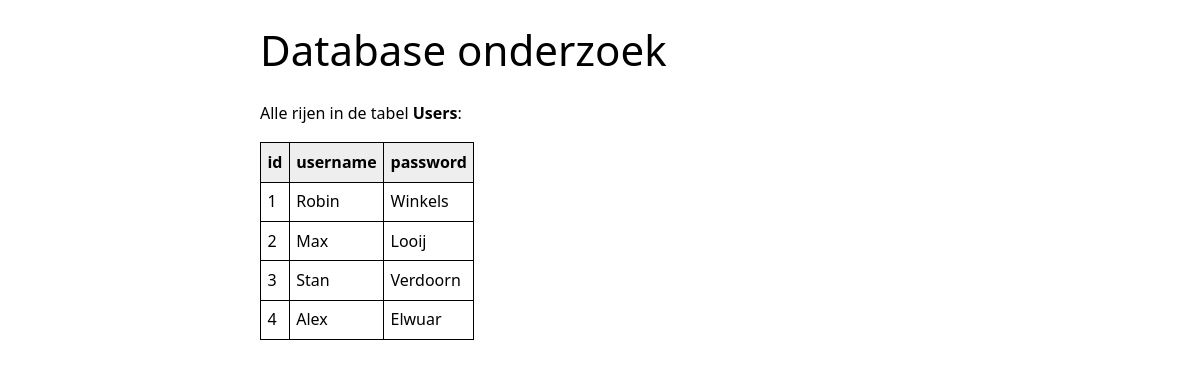
Page /table_details/Users on the committed database.
### tables this page shows
CREATE TABLE Users
(id INTEGER PRIMARY KEY AUTOINCREMENT,
username TEXT,
password TEXT
);

### main.py (the view)
@app.route("/table_details/<table_name>")
def table_content(table_name=None):
    if not table_name:
        return "Missing table name", 400  # HTTP 400 = Bad Request
    else:
        rows, column_names = dbm.get_table_content(table_name)
        return render_template(
            "table_details.html", rows=rows, columns=column_names, table_name=table_name
        )

### lib/tablemodel.py (called while the page is built)
    def get_table_content(self, table_name):
        cursor = sqlite3.connect(self.database_file).cursor()
        cursor.execute(f"SELECT * FROM {table_name}")
        table_headers = [column_name[0] for column_name in cursor.description]
        table_content = cursor.fetchall()
        return table_content, table_headers

### main.py (called while the page is built)
@app.teardown_appcontext
def close_connection(exception):
    db = getattr(g, '_database', None)
    if db is not None:
        db.close()

@app.before_request
def before_request():
    g.user = None
    if 'user_id' in session:
        user = [x for x in users if x.id == session['user_id']][0]
        g.user = user

### templates/table_details.html (shortened to what this page needs)
<!DOCTYPE html>
<html lang="en">
<head>
    <link rel="stylesheet" href="/static/basic.css" type="text/css">
</head>
<body>
<main>
    <h1>Database onderzoek</h1>
    <p>Alle rijen in de tabel <b>{{ table_name }}</b>:</p>
    <table>
        <thead>
        <tr>
            {% for column in columns %}
            <th>{{ column }}</th>
            {% endfor %}
        </tr>
        </thead>
        <tbody>
        {% for row in rows %}
        <tr>
            {% for field in row %}
            <td>{{ field }}</td>
            {% endfor %}
        </tr>
        {% endfor %}
        </tbody>
    </table>
</main>
</body>
</html>

### static/basic.css (style rules this page uses)
* { box-sizing: border-box }
:root { --sans: 1em/1.6 system-ui, -apple-system, BlinkMacSystemFont, Segoe UI, Roboto, Oxygen, Ubuntu, Cantarell, Droid Sans, Helvetica Neue, Fira Sans, sans-serif; --mono: SFMono-Regular, Consolas, 'Liberation Mono', Menlo, Courier, 'Courier New', monospace; --c1:#0074d9; --c2:#eee; --c3:#fff; --c4:#000; --c5:#fff; --m1: 8px; --rc: 8px; }
html { -ms-text-size-adjust: 100%; -webkit-text-size-adjust: 100%; }
body { margin: 0; font: var(--sans); font-weight: 400; font-style: normal; text-rendering: optimizeLegibility; -webkit-font-smoothing: antialiased; background-color: var(--c3); color: var(--c4); }
h1,h2,h3,h4,h5,h6 { margin: 0.6em 0; font-weight: normal }
h1 { font-size: 2.625em; line-height: 1.2 }
table { border-collapse: collapse; border-spacing: 0; margin:1em 0 }
th, td { text-align: left; vertical-align: top; border: 1px solid; padding: 0.4em }
thead,tfoot { background: var(--c2) }
main,footer { margin: 0 auto; width: 60%; text-align: left; padding: 0 20px; }

### rows in the picture
Users: row "1", username "Robin", password "Winkels"
Users: row "2", username "Max", password "Looij"
Users: row "3", username "Stan", password "Verdoorn"
Users: row "4", username "Alex", password "Elwuar"

### other values in the picture
{{ table_name }} "Users"
{{ column }} "id" "username" "password"
